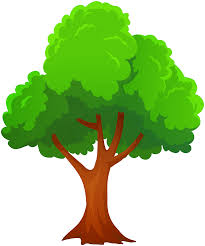
#> input picture tree.jpg, 205 x 246 px, found by its file name
$ python kmeans_elbow_method.py
#> lines starting #> are read from the running program, lines starting #| are printed output that depends on the picture
import numpy as np
from sklearn.cluster import KMeans
from sklearn.metrics import mean_squared_error
import matplotlib.pyplot as plt
import cv2 as cv

img = cv.imread('tree.jpg')
#> img is the input picture: shape (246, 205, 3); mean B, G, R 137.6, 203.2, 169.5
img_x = np.reshape(img,(img.shape[0]*img.shape[1],3))

mses = []
k_values = np.arange(2,11)
for k in k_values:
    kmeans = KMeans(k).fit(img_x)
    kmeans_y = []
    for label in kmeans.labels_:
        kmeans_y.append(kmeans.cluster_centers_[label])
    mses.append(mean_squared_error(img_x, kmeans_y))
#> after the loop, mses = [771.2, 399.4, 143, 121, 90.4, 72.81, 69.02, 55.63, 49.87]

cv.imshow('Input', img)
plt.plot(k_values,mses, 'bo-')
plt.show()
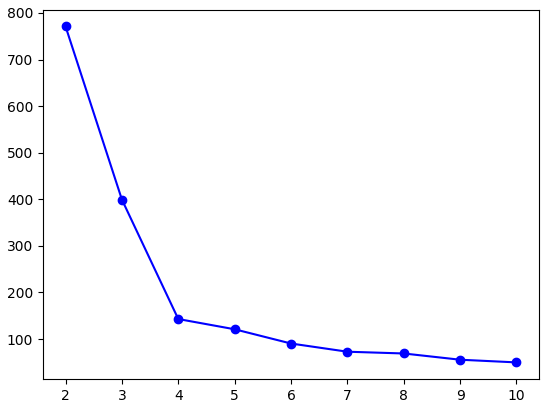
#> figure drawn by matplotlib, 1 panel

$ run again, with fish.jpg copied over tree.jpg
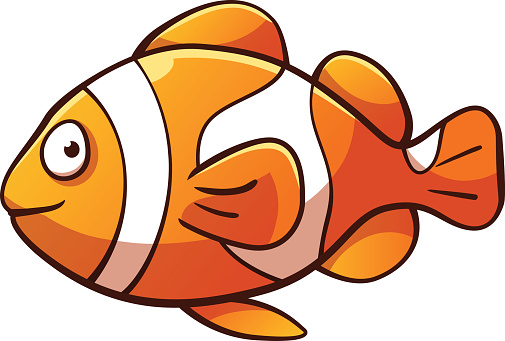
#> input picture fish.jpg, 505 x 341 px, found by its file name
#> img is the input picture: shape (341, 505, 3); mean B, G, R 144.5, 176.2, 224
#> after the loop `for k in k_values:`: mses = [1642.6, 444.3, 257.2, 108.2, 87.7, 59.41, 41.71, 36.81, 32.66]
#> `plt.show()`:
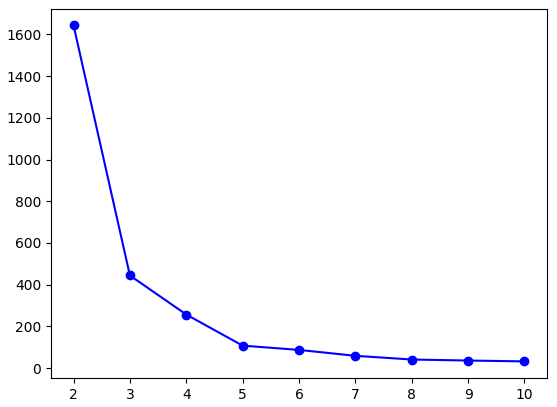
#> figure drawn by matplotlib, 1 panel
